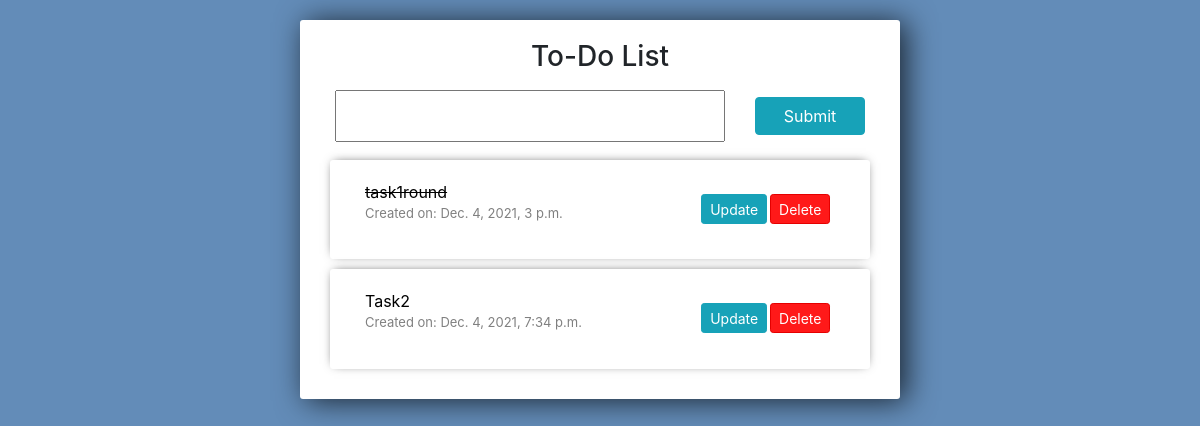
The app's page /, older data.
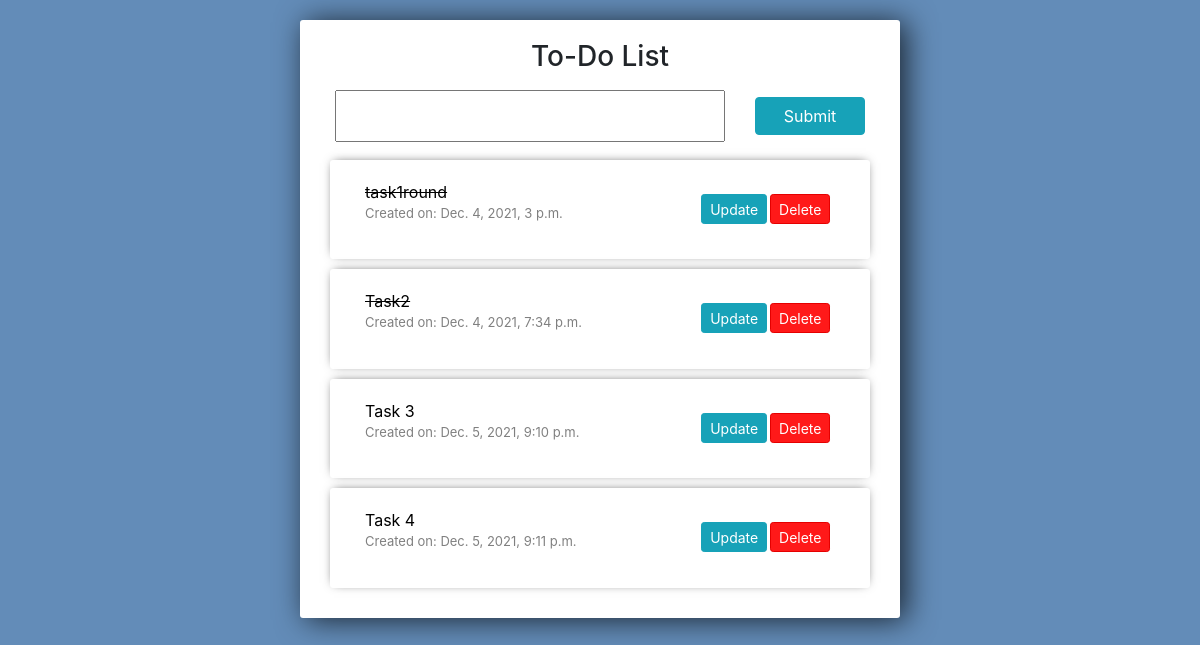
The same page, newer data.
### todo_list/models.py (models this page shows)
class todo_list(models.Model):
    task_name = models.CharField(max_length=100)
    start_date = models.DateTimeField(auto_now_add=True)
    status = models.BooleanField(default=False)
    def __str__(self):
        return self.task_name

### todo_list/views.py (the view)
# urls.py: 2. Add a URL to urlpatterns:  path('', views.home, name='home')
def home(request): #To return what users will see
    tasks = todo_list.objects.all()
    form = TodoForm()
    if request.method == 'POST':
        form = TodoForm(request.POST)
        if form.is_valid():
            form.save()
        return redirect('/')
    context = {
        'tasks' : tasks,
        'form' : form,
    }
    return render(request, 'todo_list/home.html',context)

### todo_list/forms.py
class TodoForm(ModelForm):
    class Meta:
        model = todo_list
        fields = '__all__'

### todo_list/templates/todo_list/home.html (shortened to what this page needs)
{% load static %}
<!DOCTYPE html>
<link rel="stylesheet" href="https://stackpath.bootstrapcdn.com/bootstrap/4.3.1/css/bootstrap.min.css">
<link rel = "stylesheet"  type = "text/CSS" href = "{% static 'todo_list/main.css' %}"  >
<body>
    <div class="center-column" >
        <h3 style="text-align: center;"> To-Do List</h3>
        <form method="POST" action="/">
            <div class="container">
            <div class="row">
                <div class="col-9">
                    {{form.task_name}}
                </div>
                <div class="col-3">
            <input class="btn btn-info" style="margin-top: 14%;" type="submit" name="Create Task" >
        </div>
            </div>
        </div>
        </form>
        <div class="todo-list">
            {% for task in tasks %}
                <div class="item-row d-flex aligns-items-center">
                   <div class="col-8">
                    {% if task.status == True %}
                        <strike>{{task}}</strike>
                        <p style="font-size: small;color: grey;">Created on: {{task.start_date}}</p>
                    {% else %}
                        <span style="display: block;">{{task}}</span>
                        <p style="font-size: small;color: grey;">Created on: {{task.start_date}}</p>
                    {%endif %}
                     </div>
                    <div class=" col-3 d-flex float-right">
                        <a class="btn btn-sm btn-info" style="margin-left:3%;margin-top: 15%;height: 50%;" href="{% url 'update' task.id %}">Update</a>
                         <a class="btn btn-sm btn-danger" style="margin-left:3%;margin-top: 15%;height: 50%;" href="{% url 'delete' task.id %}">Delete</a>
                    </div>
                </div>
            {% endfor %}
        </div>
    </div>
</body>

Row changes from the older to the newer data that the page shows:
changed todo_list "Task2": status False → True (drawn)
added todo_list: task_name "Task 3", start_date "Dec. 5, 2021, 9:10 p.m."
added todo_list: task_name "Task 4", start_date "Dec. 5, 2021, 9:11 p.m."
